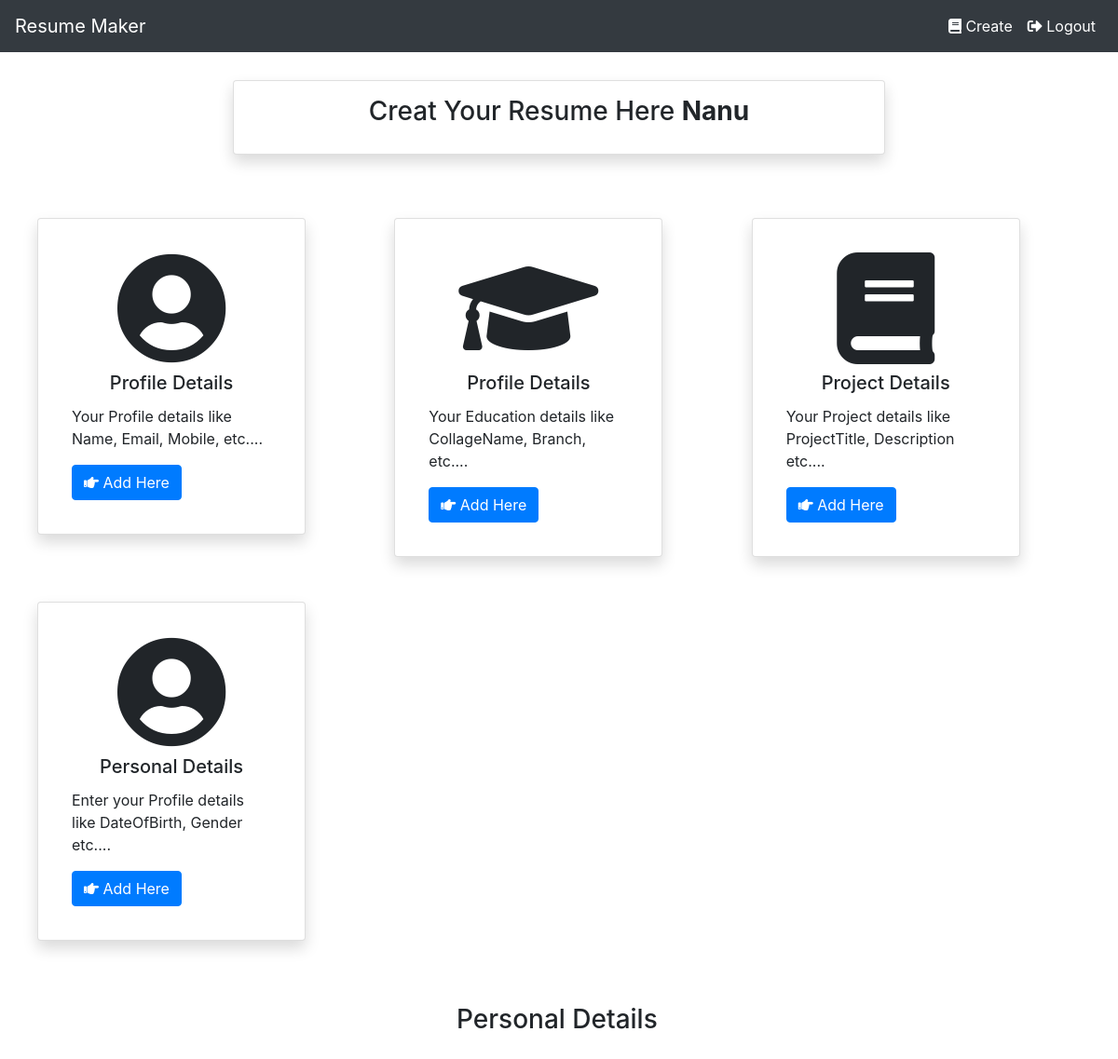
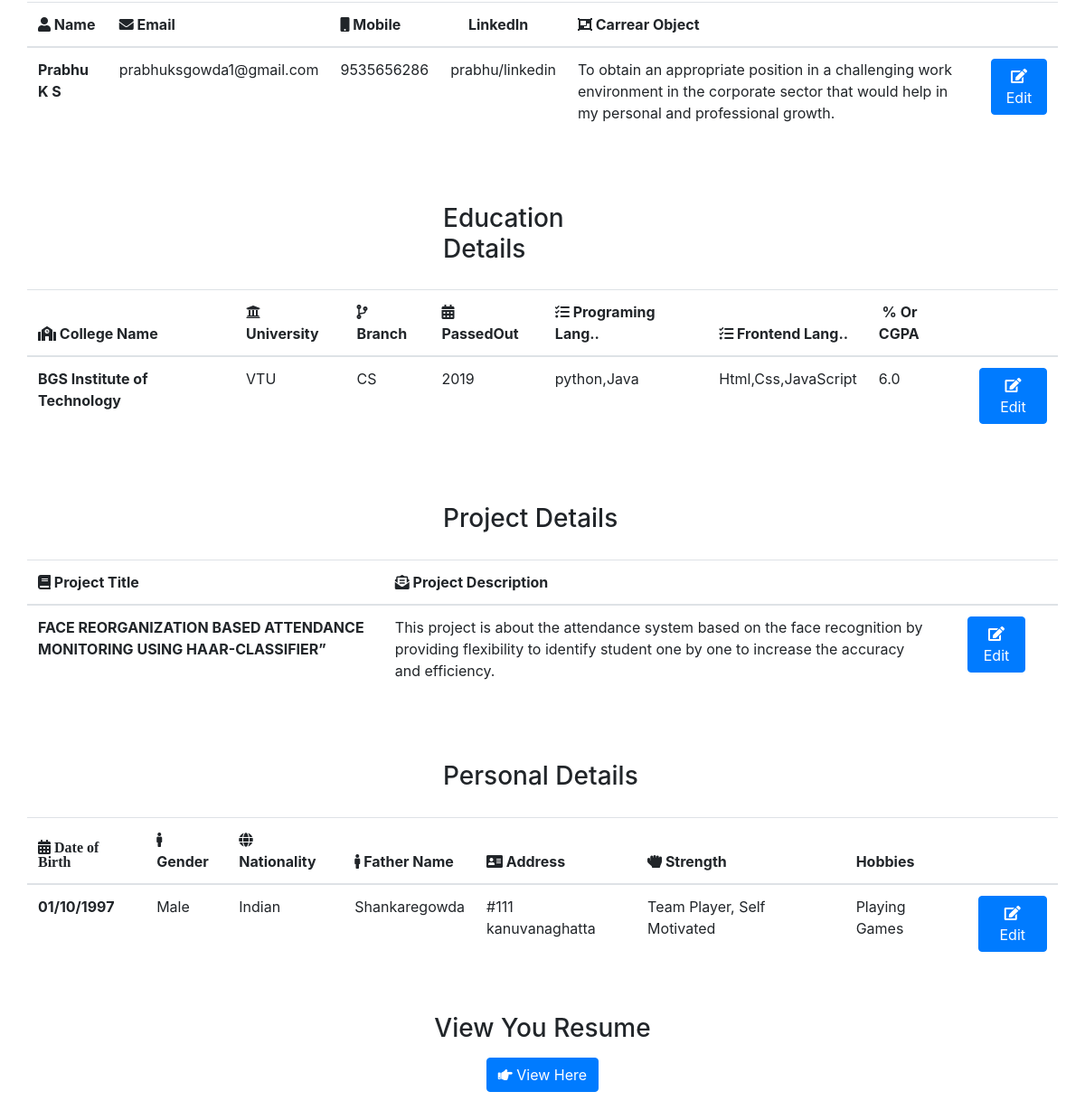
Screenshot of /index/ (signed in) with the database file from the repository (2 pictures, top to bottom).
### app/models.py (models this page shows, shortened)
class Details(models.Model):
    name = models.CharField(max_length=100 )
    email = models.CharField(max_length=100 )
    mobile = models.CharField(max_length=100)
    linkedin = models.CharField(max_length=100)
    carrearobject = models.TextField()
    user = models.OneToOneField(User, on_delete=models.CASCADE, default='flash')

class Education(models.Model):
    collagename = models.CharField(max_length=100)
    university = models.CharField(max_length=100)
    branch = models.CharField(max_length=100)
    yearofpass = models.CharField(max_length=4)
    programinglang = models.CharField(max_length=250)
    frontendlng = models.CharField(max_length=250, null=True)
    framework = models.CharField(max_length=250, null=True)
    cgpa = models.CharField(max_length=250)
    user = models.ForeignKey(User, on_delete=models.CASCADE)

class Project(models.Model):
    projecttitle = models.CharField(max_length=250, )
    prodescrip = models.TextField( )
    user = models.ForeignKey(User, on_delete=models.CASCADE)

class Personaldetails(models.Model):
    dob = models.CharField(max_length=100 )
    gender = models.CharField(max_length=100 )
    nationality = models.CharField(max_length=100)
    fathername = models.CharField(max_length=100)
    address = models.CharField(max_length=250)
    strength = models.CharField(max_length=100,null=True )
    hobbies = models.CharField(max_length=100,null=True )
    user = models.ForeignKey(User, on_delete=models.CASCADE)

### app/views.py (the view)
# urls.py: path('index/', views.index, name='index'),
def index(request):
    if request.user.is_authenticated:
        details = Details.objects.filter(user=request.user).all()
        education = Education.objects.filter(user=request.user).all()
        project = Project.objects.filter(user=request.user).all()
        personaldetails = Personaldetails.objects.filter(user=request.user).all()
        return render(request, 'index.html', {'edu': education, 'pro': details, 'proj': project, 'pd': personaldetails})
    return render(request, 'index.html',)

### app/templates/index.html (shortened to what this page needs)
{% extends 'base.html' %}
{% load static %}
{% block content %}
<div style="padding:30px 250px 20px 250px;">
    <div class="card shadow p-3 mb-5 bg-white rounded" >
        <div class="row no-gutters">
            <div class="col d-flex justify-content-center">
                <div class="card-block px-2">
                    <h3 class="card-title text-capitalize">Creat Your Resume Here <strong > {{user}} </strong></h3>
                </div>
            </div>
        </div>
    </div>
</div>
<section>
    <div class="container-fluid" style="padding:0px 40px">
        <div class="row">
            <div class="col">
                <div class="card shadow p-3 mb-5 bg-white rounded" style="width: 18rem;">
                    <div class="card-body ">
                        <h1 class="text-center"> <i class="fas fa-user-circle fa-3x   "></i> </h1>
                        <h5 class="card-title text-center">Profile Details</h5>
                        <p class="card-text">Your Profile details like Name, Email, Mobile, etc....</p>
                        <a href="{% url 'details' %}" class="btn btn-primary  "><i class="fas fa-hand-point-right    "></i> Add Here</a>
                    </div>
                </div>
            </div>
            <div class="col">
                <div class="card shadow p-3 mb-5 bg-white rounded" style="width: 18rem;">
                    <div class="card-body ">
                        <h1 class="text-center"> <i class="fas fa-graduation-cap fa-3x    "></i> </h1>
                        <h5 class="card-title text-center">Profile Details</h5>
                        <p class="card-text">Your Education details like CollageName, Branch,  etc....</p>
                        <a href="{% url 'education' %}" class="btn btn-primary  "><i class="fas fa-hand-point-right"></i> Add Here</a>
                    </div>
                </div>
            </div>
            <div class="col">
                <div class="card shadow p-3 mb-5 bg-white rounded" style="width: 18rem;">
                    <div class="card-body ">
                        <h1 class="text-center"> <i class="fas fa-book fa-3x   "></i> </i> </h1>
                        <h5 class="card-title text-center">Project Details</h5>
                        <p class="card-text"> Your Project details like ProjectTitle, Description etc....</p>
                        <a href="{% url 'project' %}" class="btn btn-primary  "><i class="fas fa-hand-point-right "></i> Add Here</a>
                    </div>
                </div>
            </div>
            <div class="col">
                <div class="card shadow p-3 mb-5 bg-white rounded" style="width: 18rem;">
                    <div class="card-body ">
                        <h1 class="text-center"> <i class="fas fa-user-circle fa-3x   "></i> </h1>
                        <h5 class="card-title text-center">Personal Details</h5>
                        <p class="card-text">Enter your Profile details like DateOfBirth, Gender etc....</p>
                        <a href="{% url 'personaldetails' %}" class="btn btn-primary  "> <i class="fas fa-hand-point-right    "></i> Add Here</a>
                    </div>
                </div>
            </div>
        </div>
    </div>
<section>
<section >
    <div class="container" style="padding-bottom:40px">
        <div class="row">
            <h3 class="text-center " style="padding:20px 460px"> Personal Details</h3>
            <table class="table table-hover">
                <thead>
                    <tr>
                        <th scope="col"> <i class="fas fa-user    "></i> Name</th>
                        <th scope="col"> <i class="fas fa-envelope    "></i> Email</th>
                        <th scope="col"> <i class="fas fa-mobile    "></i> Mobile</th>
                        <th scope="col"> <i class="fas fa-linkedin-in    "></i> LinkedIn</th>
                        <th scope="col"> <i class="fas fa-object-group    "></i> Carrear Object</th>
                        <th scope="col"></th>
                    </tr>
                </thead>
                <tbody>
                    {% for i in pro  %}
                    <tr>
                        <th scope="row">{{i.name}}</th>
                        <td>{{i.email}}</td>
                        <td>{{i.mobile}}</td>
                        <td>{{i.linkedin}}</td>
                        <td>{{i.carrearobject}}</td>
                        <td><a href="{% url 'edit_details' %}" class="btn btn-primary" ><i class="fas fa-edit    "></i> Edit</a></td>
                    </tr>
                    {% endfor %}
                </tbody>
            </table>
        </div>
    </div>
</section>
<section>
    <div class="container" style="padding-bottom:40px">
        <div class="row">
            <h3 style="padding:20px 460px "> Education Details</h3>
            <table class="table table-hover">
                <thead>
                    <tr>
                        <th scope="col"> <i class="fas fa-school    "></i> College Name </th>
                        <th scope="col"> <i class="fas fa-university    "></i> University </th>
                        <th scope="col"> <i class="fas fa-code-branch    "></i> Branch </th>
                        <th scope="col"> <i class="fas fa-calendar    "></i> PassedOut  </th>
                        <th scope="col"> <i class="fas fa-tasks    "></i> Programing Lang.. </th>
                        <th scope="col"> <i class="fas fa-tasks    "></i> Frontend Lang.. </th>
                        <th scope="col">  % Or CGPA </th>
                        <th scope="col"></th>
                    </tr>
                </thead>
                <tbody>
                    {% for i in edu  %}
                    <tr>
                        <th scope="row">{{i.collagename}}</th>
                        <td>{{i.university}}</td>
                        <td>{{i.branch }}</td>
                        <td>{{i.yearofpass }}</td>
                        <td>{{i.programinglang }}</td>
                        <td>{{i.frontendlng }}</td>
                        <td>{{i.cgpa }}</td>
                        <td><a href="{% url 'edit_education'  i.id%}" class="btn btn-primary" ><i class="fas fa-edit    "></i> Edit</a></td>
                    </tr>
                    {% endfor %}
                </tbody>
            </table>
        </div>
    </div>
</section>
<section>
    <div class="container" style="padding-bottom:40px">
        <div class="row">
            <h3 style="padding:20px 460px "> Project Details</h3>
            <table class="table table-hover">
                <thead>
                    <tr>
                        <th scope="col"> <i class="fas fa-book" aria-hidden="true"></i> Project Title </th>
                        <th scope="col"> <i class="fas fa-envelope-open-text    "></i>  Project Description </th>
                        <th scope="col"></th>
                        <th scope="col"></th>
                        <th scope="col"></th>
                    </tr>
                </thead>
                <tbody>
                    {% for i in proj  %}
                    <tr>
                        <th scope="row">{{i.projecttitle }}</th>
                        <td>{{i.prodescrip }}</td>
                        <td></td>
                        <td style="margin-left:250px"><a href="{% url 'edit_project'  i.id%}" class="btn btn-primary" ><i class="fas fa-edit "></i> Edit</a></td>
                    </tr>
                    {% endfor %}
                </tbody>
            </table>
        </div>
    </div>
</section>
<section>
    <div class="container" style="padding-bottom:40px">
        <div class="row">
            <h3 style="padding:20px 460px"> Personal Details</h3>
            <table class="table table-hover">
                <thead>
                    <tr>
                        <th scope="col"><i class="fas fa-calendar    "> Date of Birth </th>
                        <th scope="col"> <i class="fas fa-male    "></i> Gender </th>
                        <th scope="col"> <i class="fas fa-globe" aria-hidden="true"></i> Nationality</th>
                        <th scope="col"> <i class="fas fa-male    "></i> Father Name </th>
                        <th scope="col"> <i class="fas fa-address-card    "></i> Address </th>
                        <th scope="col"> <i class="fas fa-hand-rock-o" aria-hidden="true"></i> Strength </th>
                        <th scope="col"> Hobbies</th>
                        <th scope="col"></th>
                    </tr>
                </thead>
                <tbody>
                    {% for i in pd  %}
                    <tr>
                        <th scope="row">{{i.dob}}</th>
                        <td>{{i.gender}}</td>
                        <td>{{i.nationality}}</td>
                        <td>{{i.fathername}}</td>
                        <td>{{i.address}}</td>
                        <td>{{i.strength}}</td>
                        <td>{{i.hobbies}}</td>
                        <td><a href="{% url 'edit_personaldetails'  i.id%}" class="btn btn-primary" ><i class="fas fa-edit    "></i> Edit</a></td>
                    </tr>
                    {% endfor %}
                </tbody>
            </table>
        </div>
    </div>
</section>
<section>
    <div class="container">
        <h3 class="text-center">View You Resume</h3>
        <h1 class="text-center"><a name="" id="" class="btn btn-primary" href="{% url 'resume' %}" role="button"> <i class="fas fa-hand-point-right "></i>  View Here   </a></h1>
    </div>
</section>
{% endblock %}

### app/templates/base.html (shortened to what this page needs)
<!DOCTYPE html>
{% load static %}
<html lang="en">
<head>
<link rel="stylesheet" href="https://cdnjs.cloudflare.com/ajax/libs/twitter-bootstrap/4.6.0/css/bootstrap.min.css">
<link rel="stylesheet" href="https://cdnjs.cloudflare.com/ajax/libs/font-awesome/5.15.2/css/all.min.css">
<link rel="stylesheet" href="{% static 'css/style.css' %}">
<link rel="stylesheet" href="{% static 'css/font-awesome.min.css' %}">
</head>
<body>
{% include 'navbar.html' %}
{% block content %}
{% endblock content %}
</body>
</html>

### app/templates/navbar.html (shortened to what this page needs)
<nav class="navbar navbar-expand-lg navbar-dark bg-dark" >
  <a class="navbar-brand" href="{% url 'home' %}">Resume Maker</a>
  <div class="collapse navbar-collapse" id="navbarTogglerDemo03">
    <ul class="navbar-nav mr-auto mt-2 mt-lg-0">
      <li class="nav-item active">
        <a class="nav-link" href="{% url 'home' %}"> <span class="sr-only">(current)</span></a>
      </li>
    </ul>
    <ul class="navbar-nav ml-auto mt-2 mt-lg-0">
      {% if user.is_authenticated %}
      <li class="nav-item">
        <a class="nav-link active" href="{% url 'index' %}"> <i class="fas fa-book    "> </i>  Create</a>
      </li>
      <li class="nav-item">
        <a class="nav-link active" href="{% url 'logout' %}"> <i class="fas fa-sign-out-alt "></i> Logout</a>
      </li>
      {% else %}
      <li class="nav-item">
        <a class="nav-link active" href="{% url 'signIn' %}"> <i class="fas fa-user    "></i></i> Login</a>
      </li>
      {% endif %}
    </ul>
  </div>
</nav>

### rows the page displays
Details: name "Prabhu K S", email "prabhuksgowda1@gmail.com", mobile "9535656286", linkedin "prabhu/linkedin", carrearobject "To obtain an appropriate position in a challenging work environment in the corporate sector that would help in my personal and professional growth."
Education: collagename "BGS Institute of Technology", university "VTU", branch "CS", yearofpass "2019", programinglang "python,Java", frontendlng "Html,Css,JavaScript", cgpa "6.0"
Project: projecttitle "FACE REORGANIZATION BASED ATTENDANCE MONITORING USING HAAR-CLASSIFIER”", prodescrip "This project is about the attendance system based on the face recognition by providing flexibility to identify student one by one to increase the accuracy and efficiency."
Personaldetails: dob "01/10/1997", gender "Male", nationality "Indian", fathername "Shankaregowda", address "#111 kanuvanaghatta", strength "Team Player, Self Motivated", hobbies "Playing Games"

### other values shown
{{ user }} "Nanu"
